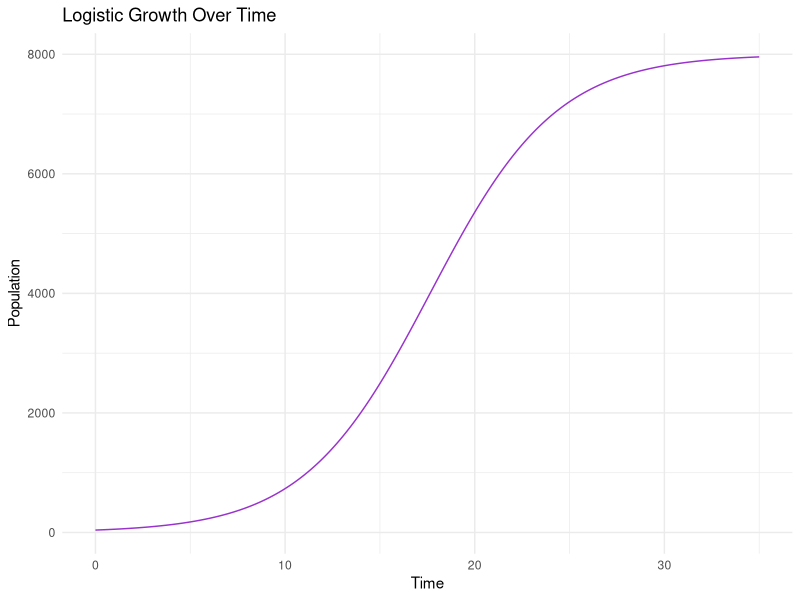
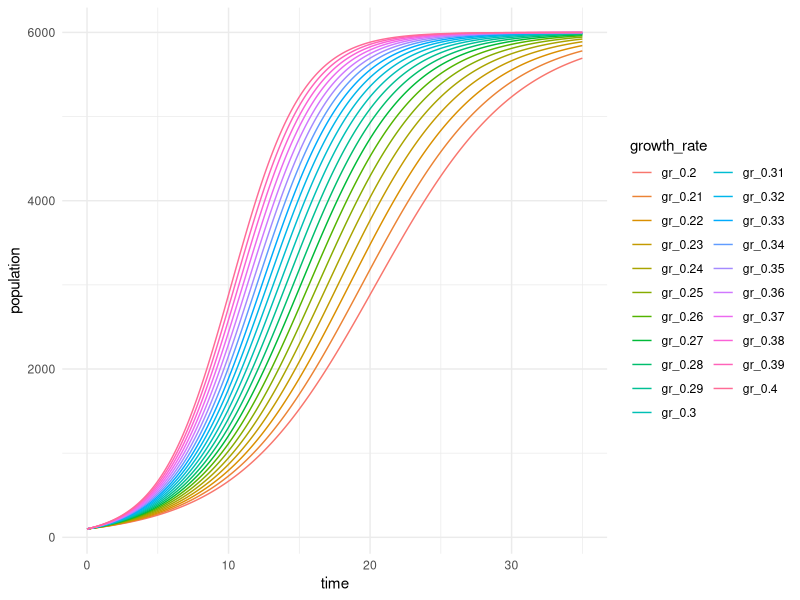

Reproduce these figures in R, in order.
## ---- chunk 1
library(tidyverse)
## ---- chunk 2
double_this <- function(my_value) {
  print(2 * my_value)
}

# can specify argument name or just use the order that they appear in your function
# recommended to specify argument name before value 
double_this(my_value = 200)
double_this(200)

# can use the function on a vector
double_this(c(1, 2, 10, 100, 175))

## ---- chunk 3
name_age_statement <- function(your_name, your_age) {
  print(paste("I'm", your_name, "and I am", your_age, "years old."))
}

name_age_statement(your_name = "Michelle", your_age = 27)
## ---- chunk 4
convert_animal_age <- function(animal, human_age) {
  if (animal == "dog") {
    print(human_age * 7)
  } else if (animal == "goat") {
    print(human_age * 4.7)
  } else {
    print("Please enter dog or goat for animal.")
  }
}

convert_animal_age(animal = "dog", human_age = 12)
convert_animal_age(animal = "goat", human_age = 5)
convert_animal_age(animal = "pika", human_age = 2)
## ---- chunk 5
# Make a data frame
dog_choice <- tribble(
  ~dog_name, ~food,
  "Khora", "everything",
  "Teddy", "salmon",
  "Waffle", "pancakes",
  "Banjo", "chicken"
)

# Given dogs name pull info from dog_choice data frame to output a statement referencing their favorite food
# Filter function only keep rows in dog_choice data frame where the value int he dog_name column = the name input in the function
dog_menu <- function(name) {
  my_sub <- filter(dog_choice, dog_name == name)
  print(paste("My name is", my_sub$dog_name, "and my favorite food is", my_sub$food))
}

dog_menu(name = "Waffle")
## ---- chunk 6
means_over_columns <- function(df) {
  for(i in seq_along(df)) {
    col_mean <- mean(df[[i]], na.rm = TRUE)
    column_name <- colnames(df[i])
    print(paste("The mean value of", column_name, "is", col_mean))
  }
}

means_over_columns(df = mtcars)

means_over_columns(df = faithful)
## ---- chunk 7
apples <- c(1, 2, 3, 4)
price <- c(7, 10, 25)

fruit_out <- matrix(nrow = length(price), ncol = length(apples))

for (i in seq_along(apples)) {
  for (j in seq_along (price)) {
    total_cost <- price[j] * apples[i]
    fruit_out[j, i] <- total_cost
  }
}

fruit_out

# Make up a nested loop 
number_drink <- c(1, 2, 3, 4, 5)
price <- c(10, 5, 8)

drink_price <- matrix(nrow = length(price), ncol = length(number_drink))

for (i in seq_along(number_drink)) {
  for(j in seq_along(price)) {
    drink_cost <- price[j] * number_drink[i]
    drink_price[j, i] <- drink_cost
  }
}
drink_price

# Another example
clothing <- c("shirt", "pants", "shoes")
color <- c("purple", "red", "blue", "white")

our_clothes <- matrix(nrow = length(color), ncol = length(clothing))

for (i in seq_along(clothing)) {
  for (j in seq_along(color)) {
    clothing_details <- paste(color[j], clothing[i])
    our_clothes[j,i] <- clothing_details
  }
}

our_clothes
## ---- chunk 8
my_function <- function(oranges, rainbows) {
  (oranges * rainbows / 2.4)^2
}

# Shortcut on Mac: Cmd + Option + x
# Shotcut on PC: Ctrl + Alt + X
## ---- chunk 9
logistic_growth <- function(K, N0, r, time) {
  K / (1 + ((K - N0)/N0) * exp(-r * time))
}

# Test:
logistic_growth(K = 5000, N0 = 100, r = 0.07, time = 42)
## ---- chunk 10
time_vec <- seq(from = 0, to = 35, by = 0.1)

pop_35 <- logistic_growth(N0 = 40, K = 8000, r = 0.3, time = time_vec)

# vectors need to be the same size to create a data frame
pop_time35_df <- data.frame(time_vec, pop_35)

ggplot(data = pop_time35_df, aes(x = time_vec, y = pop_35)) +
  geom_line(color = "darkorchid") +
  labs( x = "Time", y = "Population", title = "Logistic Growth Over Time") +
  theme_minimal()
## ---- chunk 11
pop_35_vec <- vector(mode = "numeric", length = length(time_vec))

for (i in seq_along(time_vec)) {
  population <- logistic_growth(N0 = 100, K = 6000, r = 0.27, time = time_vec[i])
  pop_35_vec[i] <- population
}

pop_35_vec
## ---- chunk 12
r_seq <- seq(from = 0.20, to = 0.4, by = 0.01)
## ---- chunk 13
out_matrix <- matrix(nrow = length(time_vec), ncol = length(r_seq))

for (i in seq_along(r_seq)) {
  for (j in seq_along(time_vec)) {
    pop <- logistic_growth(N0 = 100, K = 6000, r = r_seq[i], time = time_vec[j])
    out_matrix[j, i] <- pop
  }
}

### Now some wrangling

# Creating data frame and adding column for time
logistic_df <- data.frame(out_matrix, time = time_vec)

# change column names to gr_value of the growth rate and last column name = "time"
colnames(logistic_df) <- c(paste0("gr_", r_seq), "time")

# create long version of output data frame. need a way so that each variable has a single column (i.e growth rate, time, population)
logistic_df_long <- logistic_df |> 
  pivot_longer(cols = -time, values_to = "population", names_to = "growth_rate")

ggplot(data = logistic_df_long, aes(x = time, y = population)) +
  geom_line(aes(color = growth_rate)) + 
  theme_minimal()
## ---- chunk 14
calc_windpower <- function(rho, radius, windspeed) {
  
  if (windspeed > 130) {
    warning("Whoa, that's really fast. Are you sure?")
  }
  
  if(rho > 1.225) {
    warning("That air density is suspicious.")
  }
  
  if(radius < 0) {
    stop("Rotor radius must be a positive value (meters)")
  }
  0.3 * rho * pi * (radius^2) * (windspeed^3)
}

calc_windpower(rho = 1.225, radius = 50, windspeed = 35)
